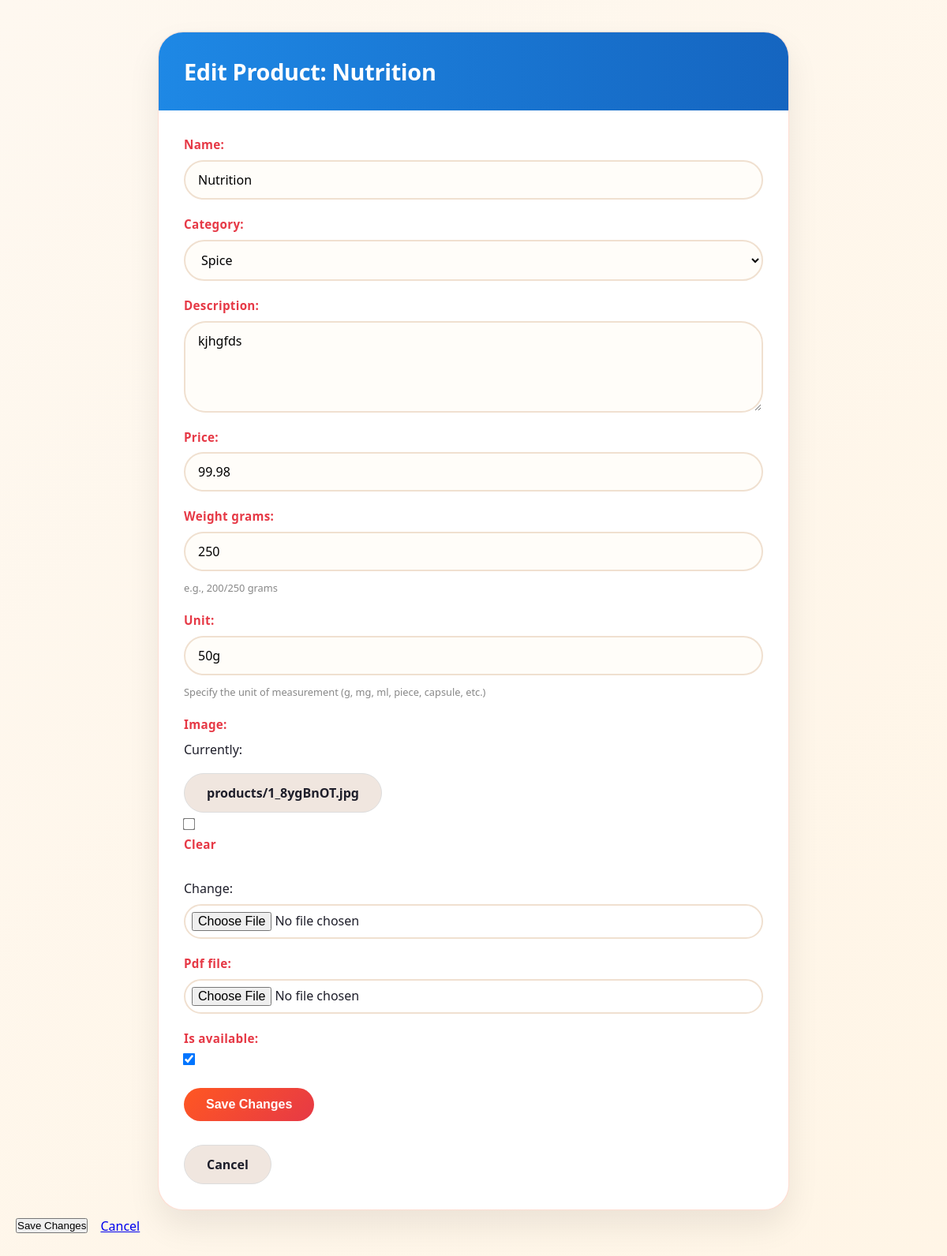
Screenshot of /edit-product/5/ (signed in) with the database file from the repository.
### store/models.py (models this page shows, shortened)
class Product(models.Model):
    CATEGORY_CHOICES = [
        ('spice', 'Spice'),
        ('herb', 'Herb'),
        ('pdf', 'Health PDF'),
    ]
    name = models.CharField(max_length=200)
    category = models.CharField(max_length=10, choices=CATEGORY_CHOICES)
    description = models.TextField()
    price = models.DecimalField(max_digits=10, decimal_places=2)
    weight_grams = models.CharField(max_length=50, blank=True, help_text="e.g., 200/250 grams")
    unit = models.CharField(max_length=20, blank=True, default='g', help_text="e.g., g, mg, ml, piece, capsule")
    image = models.ImageField(upload_to='products/', blank=True, null=True)
    pdf_file = models.FileField(upload_to='pdfs/', blank=True, null=True)
    is_available = models.BooleanField(default=True)
    created_at = models.DateTimeField(auto_now_add=True)

### store/decorators.py (the view)
    def wrapper(request, *args, **kwargs):
        if not request.user.is_authenticated:
            messages.error(request, 'Please login first.')
            return redirect('login')
        if not request.user.is_superuser:
            messages.error(request, 'Admin access required.')
            return redirect('home')
        return view_func(request, *args, **kwargs)

### store/forms.py
class ProductForm(forms.ModelForm):
    class Meta:
        model = Product
        fields = ['name', 'category', 'description', 'price', 'weight_grams', 'unit', 'image', 'pdf_file', 'is_available']
        widgets = {
            'description': forms.Textarea(attrs={'rows': 4, 'placeholder': 'Enter product description...'}),
            'unit': forms.TextInput(attrs={'placeholder': 'e.g., g, mg, ml, piece'}),
        }
        help_texts = {
            'unit': 'Specify the unit of measurement (g, mg, ml, piece, capsule, etc.)',
        }

### store/views.py (called while the page is built)
@admin_required
def edit_product(request, product_id):
    product = get_object_or_404(Product, id=product_id)
    if request.method == 'POST':
        form = ProductForm(request.POST, request.FILES, instance=product)
        if form.is_valid():
            form.save()
            messages.success(request, 'Product updated successfully!')
            return redirect('admin_dashboard')
    else:
        form = ProductForm(instance=product)
    return render(request, 'admin_edit_product.html', {'form': form, 'product': product})

### templates/admin_edit_product.html (shortened to what this page needs)
{% load static %}
<!DOCTYPE html>
<html lang="en">
<head>
    <link rel="stylesheet" href="{% static 'css/edit.css' %}">
</head>
<body>
    <div class="admin-container">
        <h1>Edit Product: {{ product.name }}</h1>
        <form method="post" enctype="multipart/form-data">
            {{ form.as_p }}
            <button type="submit">Save Changes</button>
            <a href="{% url 'admin_dashboard' %}">Cancel</a>
        </form>
    </div>
    <div class="form-actions">
    <button type="submit">Save Changes</button>
    <a href="{% url 'admin_dashboard' %}">Cancel</a>
</div>
</body>
</html>

### static/css/edit.css (style rules this page uses)
* { margin: 0; padding: 0; box-sizing: border-box; }
body { font-family: 'Segoe UI', Roboto, 'Helvetica Neue', sans-serif; background: linear-gradient(135deg, #fef8f0 0%, #fff5e6 100%); color: #1e1e2a; line-height: 1.5; min-height: 100vh; padding: 40px 20px; }
.admin-container { max-width: 800px; margin: 0 auto; background: white; border-radius: 32px; box-shadow: 0 20px 40px rgba(0, 0, 0, 0.08); overflow: hidden; border: 1px solid rgba(255, 87, 34, 0.2); }
.admin-container h1 { background: linear-gradient(90deg, #1E88E5, #1565C0); color: white; padding: 28px 32px; font-size: 1.8rem; margin: 0; letter-spacing: -0.3px; }
form { padding: 32px; display: flex; flex-direction: column; gap: 20px; }
form p { display: flex; flex-direction: column; gap: 8px; margin: 0; }
form label { font-weight: 600; color: #E63946; font-size: 0.95rem; letter-spacing: 0.3px; }
form input, form select, form textarea { padding: 12px 16px; border: 2px solid #f0e0d0; border-radius: 28px; font-size: 1rem; transition: all 0.3s; background: #fffdf9; font-family: inherit; }
form input[type="checkbox"] { width: auto; align-self: flex-start; transform: scale(1.2); margin-left: 0; }
form input[type="file"] { padding: 8px; background: #fff; }
.helptext { font-size: 0.8rem; color: #888; margin-top: 4px; }
form button, form a { display: inline-block; padding: 12px 28px; border-radius: 40px; font-weight: bold; font-size: 1rem; text-decoration: none; text-align: center; transition: all 0.3s; cursor: pointer; margin-top: 10px; }
form button { background: linear-gradient(135deg, #FF5722, #E63946); color: white; border: none; width: fit-content; }
form a { background: #f0e6df; color: #1e1e2a; border: 1px solid #ddd; width: fit-content; }
.form-actions { display: flex; gap: 16px; align-items: center; flex-wrap: wrap; margin-top: 8px; }

### rows the page displays
Product: name "Nutrition", category "Spice", description "kjhgfds", price "99.98", weight_grams "250", unit "50g", is_available "☑"
